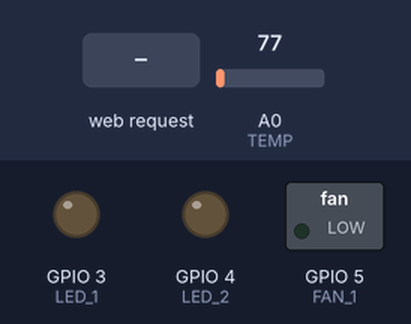
Recording of a sketch running on a simulated ESP8266 (NodeMCU). Shown: switched loads named in the sketch (green lamp = pin HIGH), output pins drawn as LEDs (lit = HIGH). Inputs (shaded band) come from the test bench; at power-on: A0 (TEMP) = 77. WiFi joins after 1.5 s; servers stay silent unless stated; what the sketch prints to the serial monitor is not drawn.

Above: at 3.4 s.
3.5 s: HTTP request GET /ON1 received
At 4.3 s:
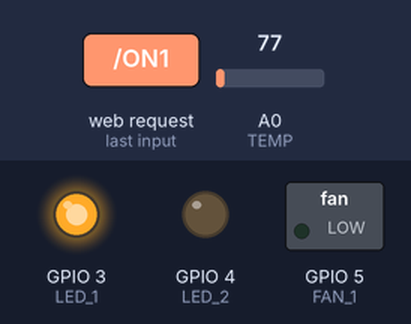
5.0 s: HTTP request GET /ON2 received
At 5.4 s:
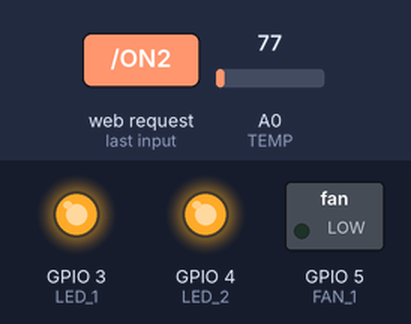
6.5 s: HTTP request GET /OFF1 received
At 7.7 s:
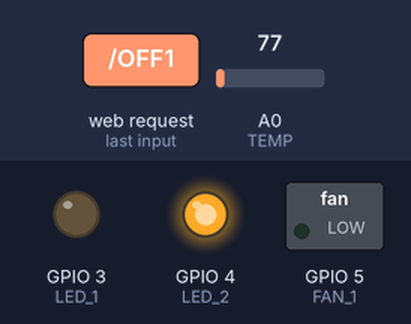
8.0 s: HTTP request GET /OFF2 received
At 8.9 s:
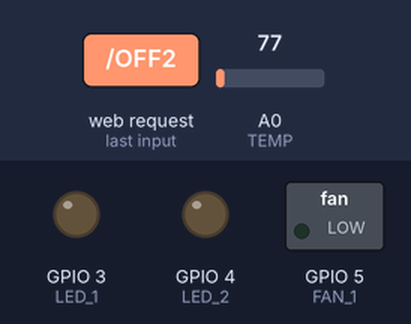
Timing chart, 0 to 10.5 s (numbered marks = the images above; inputs shaded):
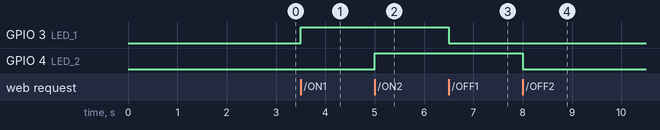

The sketch:

home__IOT.ino
```cpp
#include <ESP8266WiFi.h>

#define LED_1 3                     // Light 1 connected to D3
#define LED_2 4                     // Light 2 connected to D4
#define FAN_1 5                     // Fan 1 connected to D5
#define TEMP A0                     // Temperature sensor connected to A0

const char* ssid = "Honor 8x";      // Network name
const char* password = "2a2e952c";  // Network password
int fan=0;                          // retains last state of the fan
float temp;                         // temperature stored. Data read from 20 to 358


WiFiServer server(80);

void setup()
{
  Serial.begin(115200);
  pinMode(LED_1 , OUTPUT);
  pinMode(LED_2 , OUTPUT);
  pinMode(FAN_1 , OUTPUT);
  pinMode(TEMP  , INPUT);

  delay(750);

/*=============WiFi setup=================*/

  Serial.print("Connecting to Internet ");
  WiFi.begin(ssid, password);
  while (WiFi.status() != WL_CONNECTED)
  {
    delay(500);
    Serial.print(".");
  }
  Serial.println("WiFi connected");

 /*-------- server started---------*/
  server.begin();
  Serial.println("Server started");

  /*------printing ip address--------*/
  Serial.print("IP Address of network: ");
  Serial.println(WiFi.localIP());
  Serial.print("Copy and paste the above");
}

void loop()
  {
    WiFiClient client = server.available();
    if (!client)
    {
      return;
    }
  Serial.println("Waiting for new client");
  while(!client.available())
  {
    delay(1);
  }

  String request = client.readStringUntil('\r');
  Serial.println(request);
  client.flush();                                        // waits for the transmission to complete

    temp =analogRead(TEMP);                             // Temperature conversion into degree celcius.
    temp = map(temp,20,358,-40,125);                    // Adjust values to get accurate results according to sensor data sheet


  if (request.indexOf("OFF1") != -1)                    // indexOf() checks for the presence of string passed in as a parameter with request
    digitalWrite(LED_1, LOW);

  if (request.indexOf("ON1") != -1)
    digitalWrite(LED_1, HIGH);

  if (request.indexOf("ON2") != -1)
     digitalWrite(LED_2, HIGH);

  if (request.indexOf("OFF2") != -1)
     digitalWrite(LED_2, LOW);

  if (request.indexOf("ONF") != -1)
     fan=1;

  if (request.indexOf("OFFF") != -1)
   {
     fan=0;
     digitalWrite(FAN_1,LOW);
   }

  if (temp > 27.00 && fan==1)
    digitalWrite(FAN_1,HIGH);
  else
    digitalWrite(FAN_1,LOW);


/*===============Creating html page=====================*/

  client.println("HTTP/1.1 200 OK");
  client.println("Content-Type: text/html");
  client.println("");
  client.println("<!DOCTYPE HTML>");
  client.println("<html>");
  client.println("<h1> ROOM CONTROLL </h1><BR>");

/*------------------LIGHT1-------------------------------*/

  client.println("<p2> LIGHT 1 </p2><br>");
  client.print("LED is: ");

  if(digitalRead(LED_1) == HIGH)
    client.print("ON");
  else
    client.print("OFF");

  client.println("<br><p1> SWITCH : </p1>");
  client.println("<a href=\"/=ON1\"\"><button>ON</button></a>");
  client.println("<a href=\"/=OFF1\"\"><button>OFF</button></a><br><BR><BR>");


/*---------------------LIGTH 2 ------------------------------------*/
  client.println("<p2> LIGHT 2 </p2><br>");
  client.print("LED is: ");

  if(digitalRead(LED_2) == HIGH)
    client.print("ON");
  else
    client.print("OFF");

  client.println("<br><p1> SWITCH : </p1>");
  client.println("<a href=\"/=ON2\"\"><button>ON</button></a>");
  client.println("<a href=\"/=OFF2\"\"><button>OFF</button></a><br><br><br>");


/*----------------------Fan--------------------------------------*/

  client.println("<p2> FAN </p2><br>");
  client.print("FAN is: ");

  if(digitalRead(FAN_1) == HIGH)
    client.print("ON");
  else
    client.print("OFF");

  client.print("<br><p1> temperature is :  </p1>");
  client.print(temp);
  client.print("<p1> °C </p1>");
  client.println("<br><p1> SWITCH : </p1>");
  client.println("<a href=\"/=ONF\"\"><button>ON</button></a>");
  client.println("<a href=\"/=OFFF\"\"><button>OFF</button></a><br />");


  client.println("</html>");

  delay(1);
  Serial.println("Client disonnected");
  Serial.println(" ");

  }
```

Measured:
- after the input at 3.5 s, GPIO 3 (LED_1): LOW → HIGH at once
- after the input at 5.0 s, GPIO 4 (LED_2): LOW → HIGH at once
- after the input at 6.5 s, GPIO 3 (LED_1): HIGH → LOW at once
- after the input at 8.0 s, GPIO 4 (LED_2): HIGH → LOW at once
